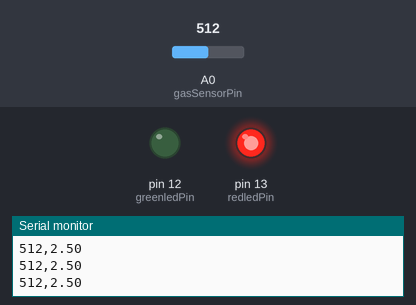
Simulated run of this sketch. Board: Arduino Uno, built with avr-gcc and run on an emulated ATmega328P. On the bench: output pins drawn as LEDs (lit = HIGH), the last lines printed to the serial monitor. The test bench sets the inputs (shaded band); at power-on: A0 (gasSensorPin) = 512.

Above: at 1.2 s.
1.3 s: A0 (gasSensorPin) set to 308
2.8 s: A0 (gasSensorPin) set to 286
At 3.8 s:
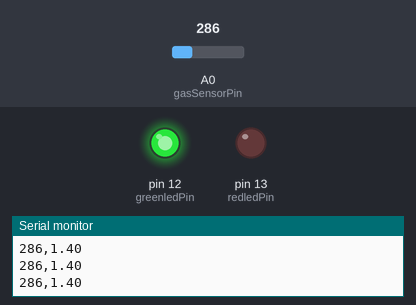
4.5 s: A0 (gasSensorPin) set to 306
At 5.0 s:
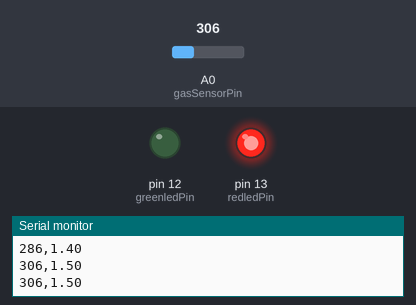
6.0 s: A0 (gasSensorPin) set to 290
At 7.5 s:
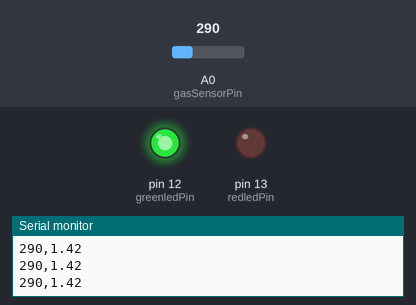
Timing chart, 0 to 8.5 s (numbered marks = the images above; inputs shaded):
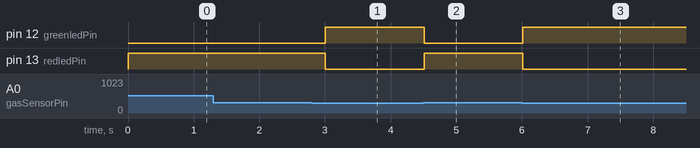

The sketch:

GasSensor.ino
```cpp
// Use this code in Arduino IDE.

const int gasSensorPin = A0;
const int redledPin = 13;
const int greenledPin = 12;

const int threshold = 300;

void setup()
{
  Serial.begin(9600);

  pinMode(redledPin, OUTPUT);
  pinMode(greenledPin, OUTPUT);
}

void loop()
{
  int sensorValue = analogRead(gasSensorPin);

  float voltage = sensorValue * (5.0 / 1023.0);

  Serial.print(sensorValue);
  Serial.print(",");
  Serial.print(voltage);
  Serial.print("\n");

  if (sensorValue > threshold)
  {
    digitalWrite(redledPin, HIGH);
    digitalWrite(greenledPin, LOW);
  }
  else
  {
    digitalWrite(redledPin, LOW);
    digitalWrite(greenledPin, HIGH);
  }

  delay(300);
}
```

Measured:
- the behaviour switches between 301 and 300 on A0 (gasSensorPin) (found by bisection; images 0 and 1)
- after the input at 2.8 s, pin 12 (greenledPin): LOW → HIGH after 0.21 s; pin 13 (redledPin): HIGH → LOW after 0.21 s
- after the input at 4.5 s, pin 12 (greenledPin): HIGH → LOW at once; pin 13 (redledPin): LOW → HIGH at once
- after the input at 6.0 s, pin 12 (greenledPin): LOW → HIGH at once; pin 13 (redledPin): HIGH → LOW at once
